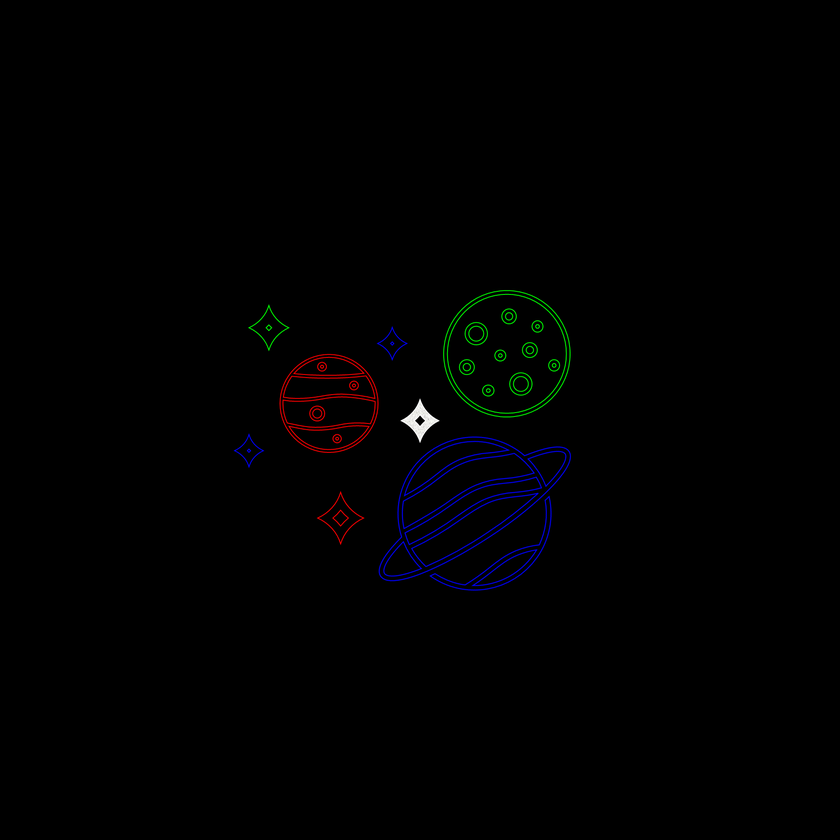
#> input picture FFT of imgs/3planets_h20.png, 840 x 840 px, shrunk from 1920 x 1920 before the run
$ python FT_RGB.py
#> lines starting #> are read from the running program, lines starting #| are printed output that depends on the picture
# -*- coding: utf-8 -*-
"""
Spyder Editor

This is a temporary script file.
"""
from PIL import Image
import numpy as np
import scipy as sp
from scipy.fft import fft2, fftshift,ifft2,ifftshift
import matplotlib.pyplot as plt
import os
from skimage import color


os.chdir("C:/Users/Laboratorio/MakeHologram/FFT of imgs")
filename="3planets_h20"
im=plt.imread(f"{filename}.png")
#> im is the input picture: shape (840, 840, 3) float32; mean R, G, B 0.00274, 0.00287, 0.00461
height=im.shape[0]
#> height = 840
width=im.shape[1]
#> width = 840
#R
im_shift_r=fftshift(im[:,:,0])
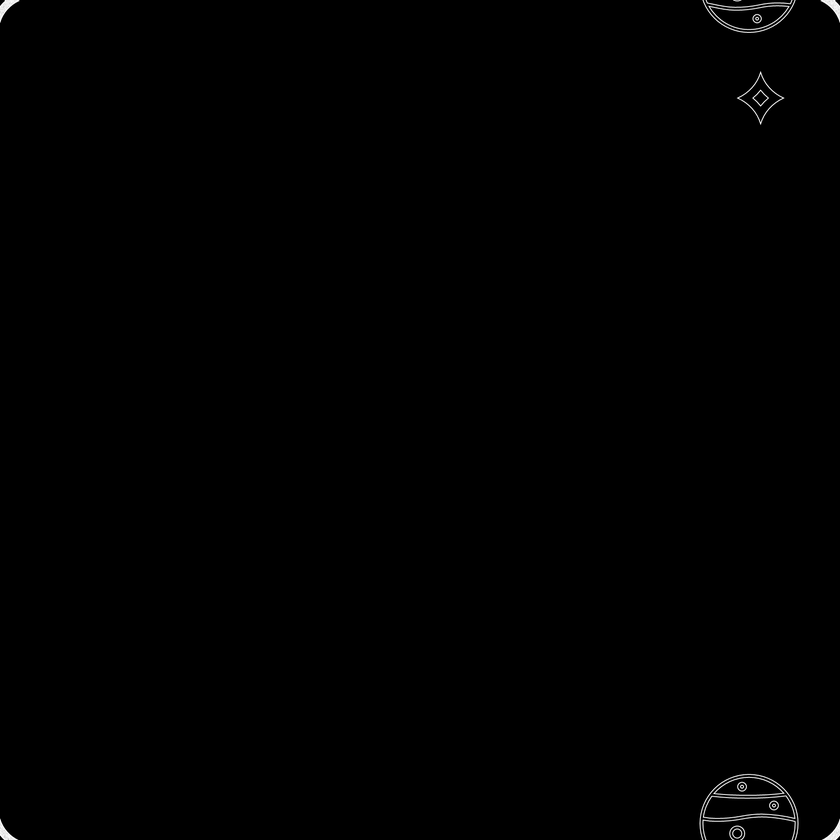
#> im_shift_r: shape (840, 840) float32; min 0, max 1, mean 0.00274

#G
im_shift_g=fftshift(im[:,:,1])


#B
im_shift_b=fftshift(im[:,:,2])
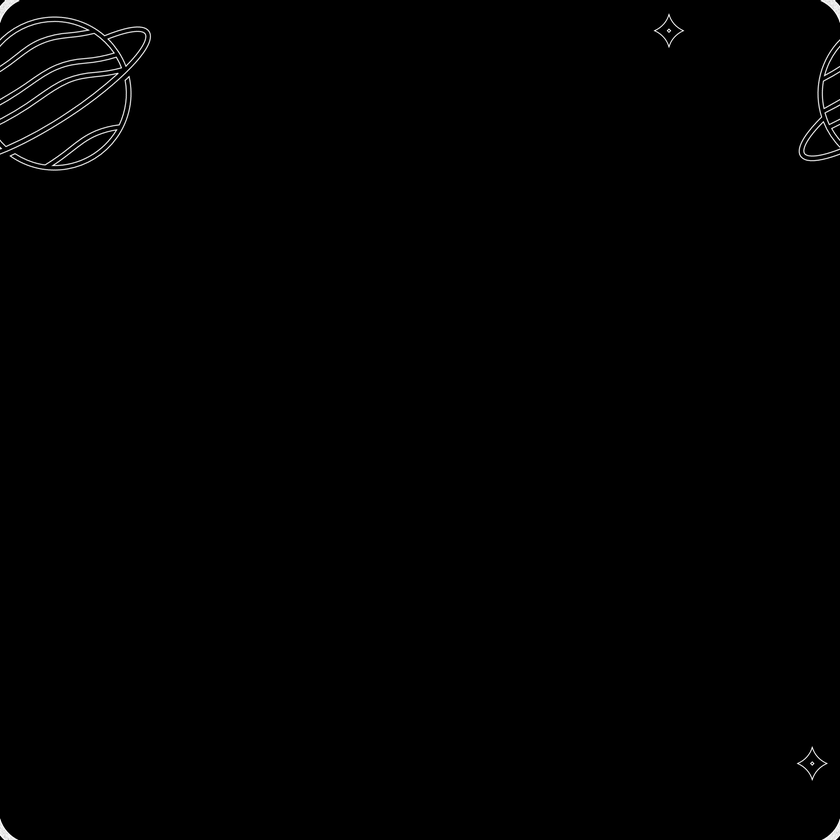
#> im_shift_b: shape (840, 840) float32; min 0, max 1, mean 0.00461


# [71 lines of commented-out code are left out]

plt.figure(4)
plt.imshow(im_shift_r, cmap='Reds')
plt.colorbar()
plt.title("R")
plt.show()
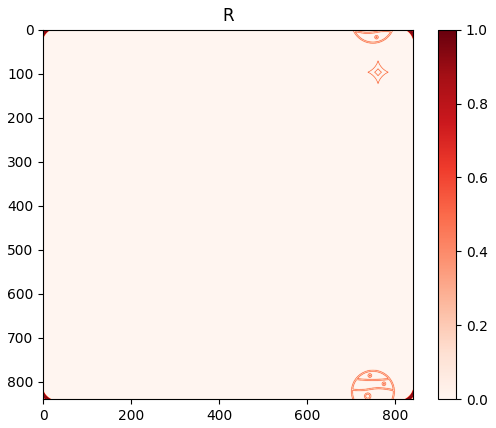
#> figure drawn by matplotlib, 2 panels

plt.figure(5)
plt.imshow(im_shift_g, cmap='Greens')
plt.colorbar()
plt.title("G")
plt.show()
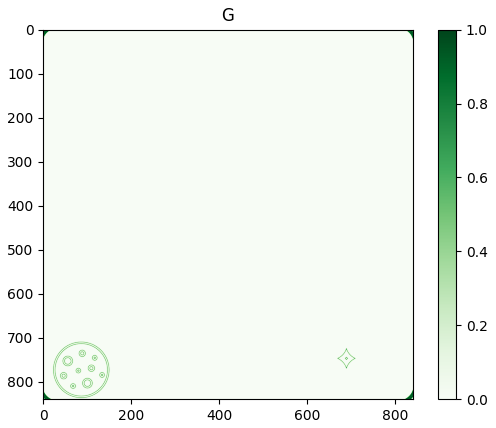
#> figure drawn by matplotlib, 2 panels

plt.figure(6)
plt.imshow(im_shift_b, cmap='Blues')
plt.colorbar()
plt.title("B")
plt.show()
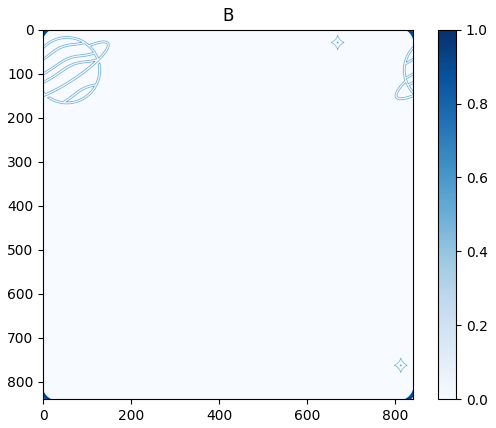
#> figure drawn by matplotlib, 2 panels
# # plt.imsave(f"{filename}_m_rand.png", phase_r,cmap='gray')

$ run again, with FFT of imgs/RGB100p.png copied over FFT of imgs/3planets_h20.png
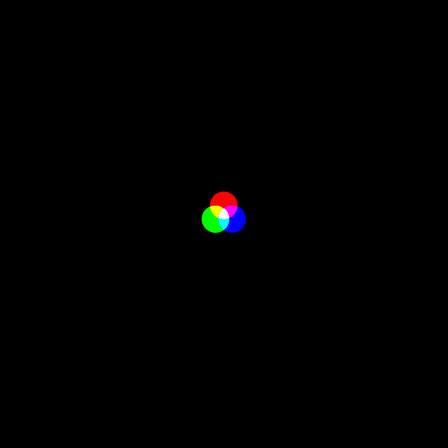
#> input picture FFT of imgs/RGB100p.png, 448 x 448 px, shrunk from 1024 x 1024 before the run
#> im is the input picture: shape (448, 448, 4) float32; mean R, G, B, A 0.00295, 0.00294, 0.00295, 1
#> `plt.show()`:
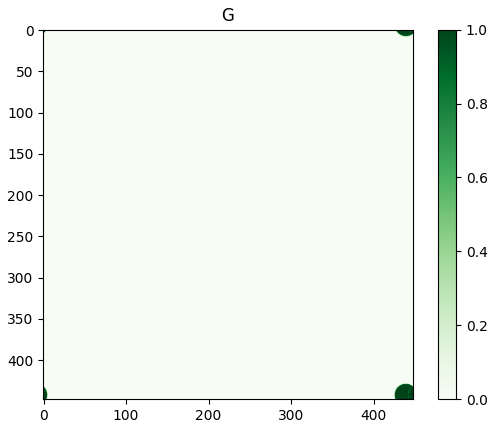
#> figure drawn by matplotlib, 2 panels
#> `plt.show()`:
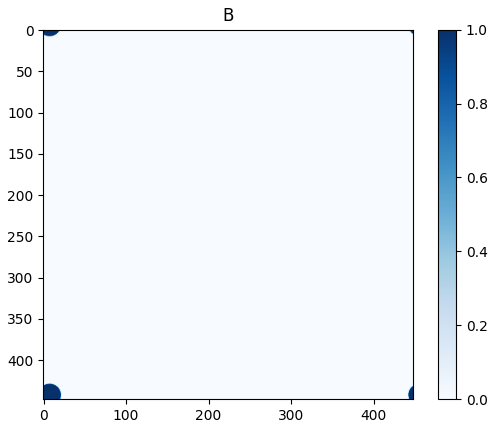
#> figure drawn by matplotlib, 2 panels
